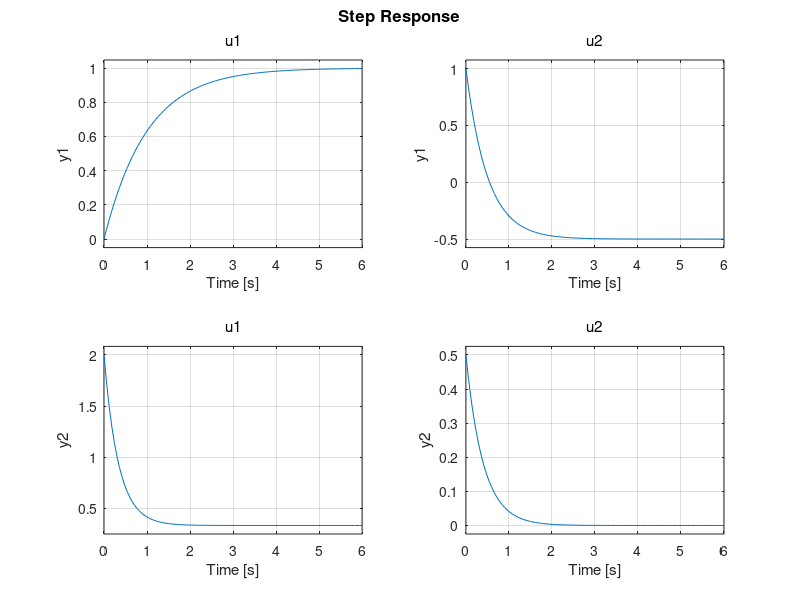

The MATLAB script that drew this image:
% Creating MIMO System

s = tf('s');

G_11 = 1/(s+1);
G_12 = (s-1)/(s+2);
G_21 = (2*s+1)/(s+3);
G_22 = s/(2*s+5);

G = [G_11 G_12; G_21 G_22]

step(G)
grid on
